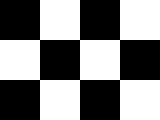
#> input picture Applied Labs/LabTwo/input/check.bmp, 160 x 120 px, found by its file name
$ python Code.py   (older library calls are emulated)
#> lines starting #> are read from the running program, lines starting #| are printed output that depends on the picture; after the words box and inside, x2 and y2 are one past the last pixel; in counts of white or black regions, pixels touching at a corner belong together
### Applied Labs/LabTwo/Utilities.py
import cv2
import numpy as np

def get_gradients_xy(img, ksize):
    """
    dirivatives may be negative indicate strong derivatives but in -ve Directions
    Image Values is in uint8, All Postives
    so, we need to pass cv2.CV_16S indicate we want the returned Intesities allowed to be -ve s
    and then we absolute the -ve Edges, and tranform the Image Type back to uint8
    """
    # print(img.dtype)
    # الصورة تكون من نوع 0-255 ولكن الـ سوبيل قد يحسب نتيجة سالبة كتفاضل قوي في الإتجاه السالب ولذلك كان لابد تغيير نوع الصورة الراجعة
    sobelx = cv2.Sobel(img, cv2.CV_16S, 1,0,ksize=ksize)
    sobely = cv2.Sobel(img, cv2.CV_16S, 0,1,ksize=ksize)

    sobelx = np.absolute(sobelx)
    sobely = np.absolute(sobely)

    sobelx = np.uint8(sobelx)
    sobely = np.uint8(sobely)

    return sobelx, sobely


def rescale(img, min,max):
    img = (img-img.min())/float(img.max()-img.min())
    img = min + img * (max-min)
    return img

### Applied Labs/LabTwo/Code.py
import math
import Utilities as utl
import cv2
import numpy as np
import matplotlib.pyplot as plt
# from sklearn.svm import SVC


def NonMaximalSuppression(img, radius):
    """
    consider only the max value
    within window of size(radious x radious)
    around each pixel and assume all other value with 0
    """
    offset = radius // 2
    for x in range(offset, img.shape[0]-offset):
        for y in range(offset, img.shape[1]-offset):
            max = - math.inf
            max_index = (-1, -1)
            for a in range(0, radius):
                for b in range(0, radius):
                    xn = x + (a-offset)
                    yn = y + (b-offset)
                    if img[xn, yn] > max:
                        max = img[xn, yn]
                        max_index = (xn, yn)
                    img[xn, yn] = 0
            img[max_index[0], max_index[1]] = max
    return img

"""
1- gradients in both the X and Y directions.
2- smooth the derivative a little using gaussian
> try on TransA, SimA
> save output as  lab4-1-a-1.png, lab4-1-a-1.png
3- Calculate R:
	3.1 Loop on each pixel:
	3.2 Calculate M for each pixel:
		3.2.1 calculate a11=Gx^2, a12=GxGy, a21=GxGy, a22=Gy^2
	3.3 Calculate Det_M = np.linalg.det(a) or Det_M = a11*a22 - a12*a21; and trace=a11+a22
	3.4 Calculate Response at this pixel = det-k*trace^2
	3.5 Display the result, but make sure to re-scale the data in the range 0 to 255
4- Threshold and Non-Maximal Suppression

"""
# 1- gradients in both the X and Y directions.
def harris(img, thresh=200, radius=2, verbose=True):
    Gx, Gy = utl.get_gradients_xy(img, 5)
    if verbose:
        cv2.imshow("Gradients", np.hstack([Gx, Gy]))

    # 2- smooth the derivative a little using gaussian, because Derivatives is sensitive to Noise, and Noise != Corner
    Gx = cv2.GaussianBlur(Gx, (5, 5), sigmaX=3,sigmaY=0)
    Gy = cv2.GaussianBlur(Gy, (5, 5), sigmaX=0,sigmaY=3)

    cv2.imshow("Blured", np.hstack([Gx, Gy]))
    #cv2.waitKey(0)
    #cv2.destroyAllWindows()

    # 3- Calculate R:
    R = np.zeros(img.shape)
    k = 0.04

    # 	3.1 Loop on each pixel:
    for i in range(len(Gx)):
        for j in range(len(Gx[i])):
    # 	3.2 Calculate M for each pixel:
    # 		    M = [[a11, a12],
    #                [a21, a22]]
    #           with a11=Gx^2, a12=GxGy, a21=GxGy, a22=Gy^2
            M = np.array([[int(Gx[i,j])*int(Gx[i,j]), int(Gx[i,j])*int(Gy[i, j])],
                          [int(Gx[i,j])*int(Gy[i,j]), int(Gy[i,j])*int(Gy[i, j])]])

    # 	3.3 Calculate Det_M = np.linalg.det(a) or Det_M = a11*a22 - a12*a21; and trace=a11+a22
            Det_M = np.linalg.det(M)

    # 	3.4 Calculate Response at this pixel = det-k*trace^2
    #   where trace of M is the sum of its diagonals
            R[i, j] = Det_M - k*(M[0,0]+M[1, 1])**2
    # 4 Display the result, but make sure to re-scale the data in the range 0 to 255
    R = utl.rescale(R, 0, 255)

    plt.imshow(R, cmap="gray")
    plt.show()
    # 5- Threshold and Non-Maximal Suppression
    # Student Code ~ 2 lines of code
    R[R>thresh] = 255
    R[R<=thresh] = 0
    # M = 0.01 * R.max()
    # M=-100
    # Threshold for an optimal value, it may vary depending on the image.

    R = NonMaximalSuppression(R, radius)
    # print(R)
    # Thresholding
    # R[R > 200] = 255
    # R[R < 200] = 0
    # End Student Code
    plt.imshow(R, cmap="gray")
    plt.show()

    return R

img_pairs = [['check.bmp', 'check_rot.bmp']]
# img_pairs = [['simA.jpg', 'simB.jpg']]
# dir = 'input/'
dir = '/home/ahmed/FCIS-Seniority/Computer Vision/Applied Labs/LabTwo/input/'

i = 0;
for [img1,img2] in img_pairs:
    i += 1
    img1 = cv2.imread(dir+img1, 0)
#> img1: shape (120, 160); 50% white; 1 white region, box (x1, y1, x2, y2) and area: (0, 0, 160, 120) 9600
    img2 = cv2.imread(dir+img2, 0)
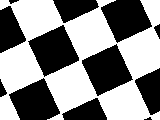
#> input picture Applied Labs/LabTwo/input/check_rot.bmp, 160 x 120 px, found by its file name
#> img2 is the input picture: shape (120, 160); min 0, max 255, mean 137.7
    r1 = harris(img1)
#> the loop in harris, `for i in range(len(Gx)):` made 120 passes
#> in harris, `R[R<=thresh] = 0`: R: shape (120, 160) float64; 99% white; black in thin lines or dots, all inside (x1, y1, x2, y2) = (36, 36, 124, 84)
#> after the loop in NonMaximalSuppression, `for x in range(offset, img.shape[0]-offset):`:
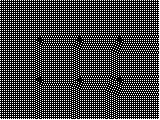
#> img: shape (120, 160) float64; 26.1% white in thin lines or dots
    r2 = harris(img2) #Note that threshod may need to be different from picture to another
#> call 2 of harris, with thresh = 200, radius = 2, verbose = True
#> call 2 of get_gradients_xy, with ksize = 5
#> in get_gradients_xy (call 2), `sobely = cv2.Sobel(img, cv2.CV_16S, 0,1,ksize=ksize)`:
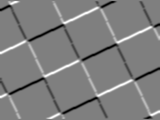
#> sobely: shape (120, 160) int16; min -12240, max 12240, mean -0.2; drawn with min black and max white
#> in harris (call 2), `Gy = cv2.GaussianBlur(Gy, (5, 5), sigmaX=0,sigmaY=3)`:
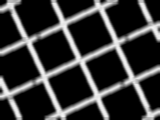
#> Gy: shape (120, 160); min 0, max 245, mean 56.9
#> in harris (call 2), `cv2.imshow("Blured", np.hstack([Gx, Gy]))`:
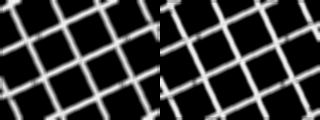
#> window 'Blured': shape (120, 320); min 0, max 246, mean 57
#> the loop in harris (call 2), `for i in range(len(Gx)):` made 120 passes
#> in harris (call 2), `R[R<=thresh] = 0`:
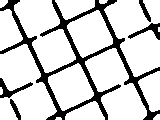
#> R: shape (120, 160) float64; 81.5% white; 5 black regions, box (x1, y1, x2, y2) and area: (0, 0, 160, 120) 2971, (0, 78, 33, 98) 204, (128, 23, 160, 40) 188, (139, 0, 151, 22) 97, (10, 99, 21, 120) 90
#> call 2 of NonMaximalSuppression, with radius = 2
#> after the loop in NonMaximalSuppression (call 2), `for x in range(offset, img.shape[0]-offset):`:
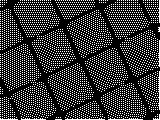
#> img: shape (120, 160) float64; 21.2% white in thin lines or dots
    plt.figure(i)
    plt.subplot(221), plt.imshow(img1, cmap='gray')
    plt.subplot(222), plt.imshow(img2, cmap='gray')
    plt.subplot(223), plt.imshow(r1, cmap='gray')
    plt.subplot(224), plt.imshow(r2, cmap='gray')
    plt.show()
